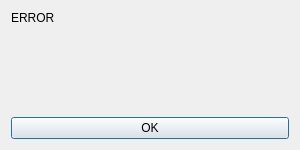
<?xml version="1.0" encoding="UTF-8"?>
<ui version="4.0">
 <class>ErrorDialog</class>
 <widget class="QDialog" name="ErrorDialog">
  <property name="geometry">
   <rect>
    <x>0</x>
    <y>0</y>
    <width>300</width>
    <height>150</height>
   </rect>
  </property>
  <property name="sizePolicy">
   <sizepolicy hsizetype="Fixed" vsizetype="MinimumExpanding">
    <horstretch>0</horstretch>
    <verstretch>0</verstretch>
   </sizepolicy>
  </property>
  <property name="minimumSize">
   <size>
    <width>300</width>
    <height>150</height>
   </size>
  </property>
  <property name="maximumSize">
   <size>
    <width>300</width>
    <height>16777215</height>
   </size>
  </property>
  <property name="windowTitle">
   <string>Dialog</string>
  </property>
  <layout class="QVBoxLayout" name="verticalLayout_2">
   <item>
    <layout class="QVBoxLayout" name="verticalLayout">
     <item>
      <widget class="QLabel" name="errNumLabel">
       <property name="text">
        <string>ERROR</string>
       </property>
      </widget>
     </item>
     <item>
      <widget class="QPlainTextEdit" name="errDetailsText">
       <property name="sizePolicy">
        <sizepolicy hsizetype="Preferred" vsizetype="MinimumExpanding">
         <horstretch>0</horstretch>
         <verstretch>0</verstretch>
        </sizepolicy>
       </property>
       <property name="minimumSize">
        <size>
         <width>0</width>
         <height>0</height>
        </size>
       </property>
       <property name="styleSheet">
        <string notr="true">background: transparent;
border: none;</string>
       </property>
       <property name="readOnly">
        <bool>true</bool>
       </property>
      </widget>
     </item>
     <item>
      <widget class="QPushButton" name="pushButton">
       <property name="text">
        <string>OK</string>
       </property>
      </widget>
     </item>
    </layout>
   </item>
  </layout>
 </widget>
 <resources/>
 <connections/>
</ui>
